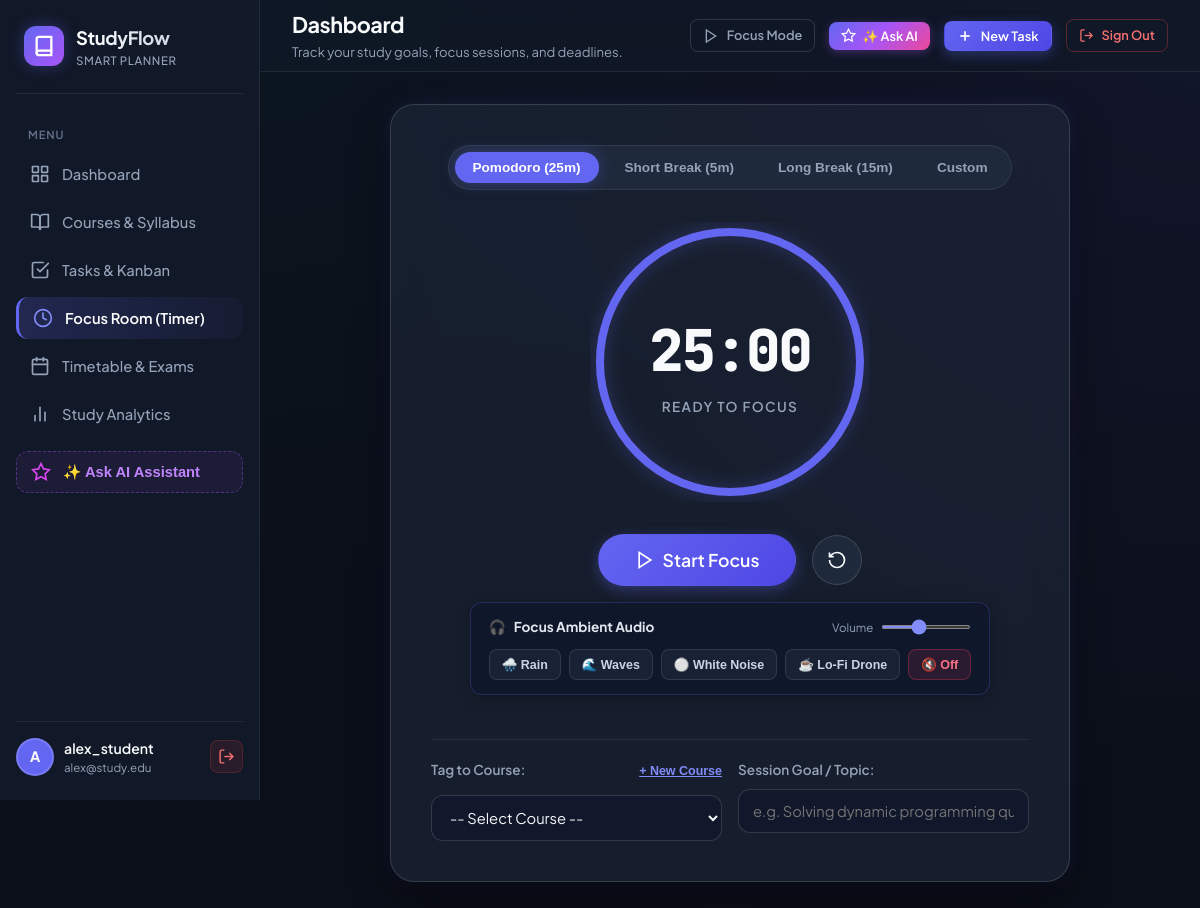
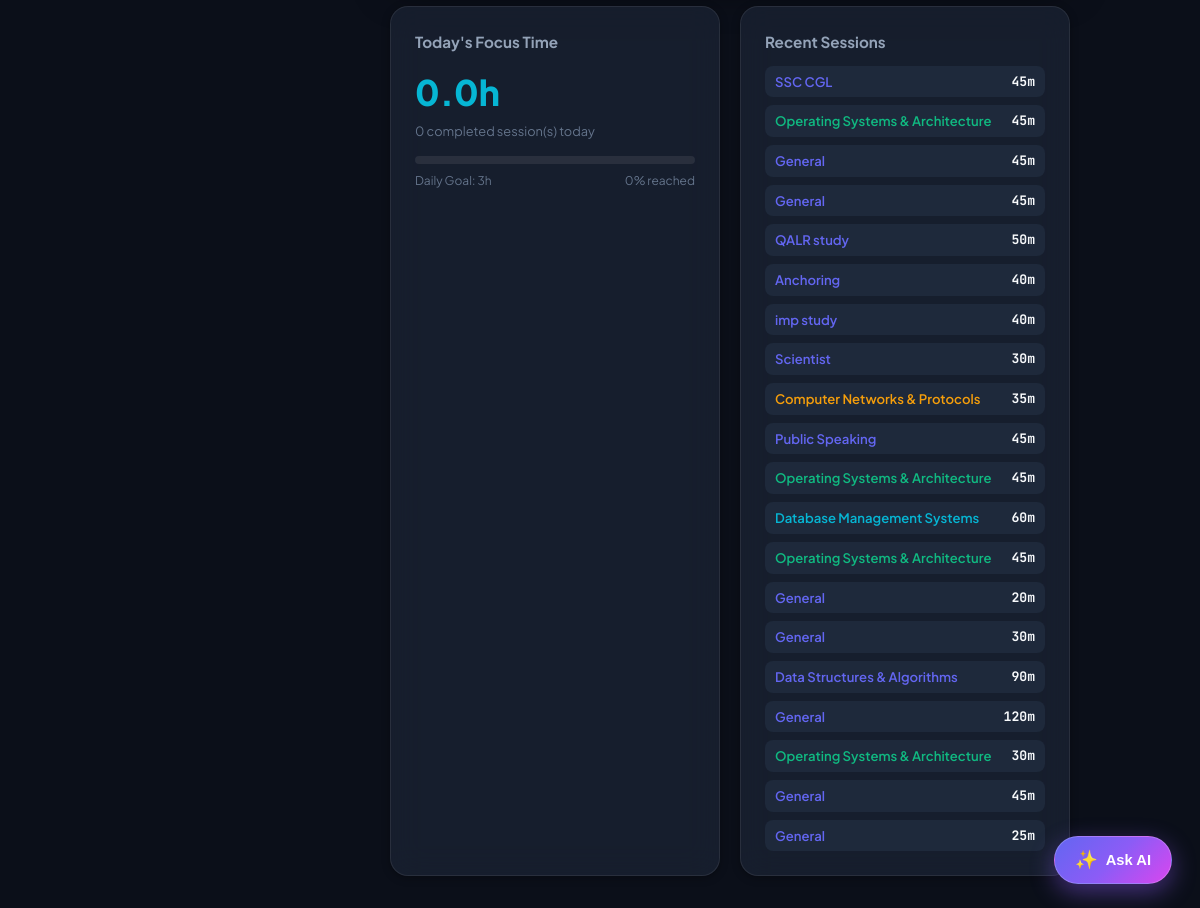
The page /timer (signed in) on the database its author committed (2 pictures, top to bottom).
### tables this page shows
CREATE TABLE users (
    id INTEGER PRIMARY KEY AUTOINCREMENT,
    username TEXT UNIQUE NOT NULL,
    email TEXT UNIQUE NOT NULL,
    password_hash TEXT NOT NULL,
    avatar_color TEXT DEFAULT '#6366f1',
    daily_goal_minutes INTEGER DEFAULT 120,
    created_at DATETIME DEFAULT CURRENT_TIMESTAMP
, auth_provider TEXT DEFAULT 'local', google_id TEXT, avatar_url TEXT);

CREATE TABLE study_sessions (
    id INTEGER PRIMARY KEY AUTOINCREMENT,
    user_id INTEGER NOT NULL,
    subject_id INTEGER,
    task_id INTEGER,
    duration_minutes INTEGER NOT NULL,
    session_type TEXT CHECK(session_type IN ('pomodoro', 'stopwatch', 'custom')) DEFAULT 'pomodoro',
    notes TEXT,
    created_at DATETIME DEFAULT CURRENT_TIMESTAMP,
    FOREIGN KEY (user_id) REFERENCES users(id) ON DELETE CASCADE,
    FOREIGN KEY (subject_id) REFERENCES subjects(id) ON DELETE SET NULL,
    FOREIGN KEY (task_id) REFERENCES tasks(id) ON DELETE SET NULL
);

CREATE TABLE subjects (
    id INTEGER PRIMARY KEY AUTOINCREMENT,
    user_id INTEGER NOT NULL,
    name TEXT NOT NULL,
    code TEXT,
    color TEXT NOT NULL DEFAULT '#6366f1',
    icon TEXT DEFAULT 'book',
    target_hours_per_week REAL DEFAULT 5.0,
    created_at DATETIME DEFAULT CURRENT_TIMESTAMP,
    FOREIGN KEY (user_id) REFERENCES users(id) ON DELETE CASCADE
);

### backend/routes/view_routes.py (the view)
@views_bp.route('/timer')
@login_required
def timer():
    user_id = get_current_user_id()
    user = get_current_user()
    if not user:
        session.clear()
        return redirect(url_for('views.login'))
    sync_completed_tasks_to_study_sessions(user_id)
    subjects = get_user_subjects(user_id)
    focus_today = get_today_focus_summary(user_id)
    recent_sessions = get_recent_sessions(user_id, limit=20)
    pending_tasks = get_tasks(user_id, status='todo')
    return render_template('pages/timer.html',
                           user=user,
                           subjects=subjects,
                           focus_today=focus_today,
                           recent_sessions=recent_sessions,
                           pending_tasks=pending_tasks,
                           active_page='timer')

### frontend/templates/pages/timer.html (shortened to what this page needs)
{% extends 'layouts/base.html' %}
{% block extra_css %}
<link rel="stylesheet" href="{{ url_for('static', filename='css/pages/timer.css') }}">
{% endblock %}
{% block content %}
<div class="timer-view-wrapper">
    <div class="timer-card-main">
        <div class="timer-modes">
            <button class="timer-mode-btn active" data-mode="pomodoro">Pomodoro (25m)</button>
            <button class="timer-mode-btn" data-mode="short_break">Short Break (5m)</button>
            <button class="timer-mode-btn" data-mode="long_break">Long Break (15m)</button>
            <button class="timer-mode-btn" data-mode="custom">Custom</button>
        </div>
        <div class="timer-circle-container">
            <svg class="timer-svg" viewBox="0 0 280 280">
                <circle class="timer-svg-bg" cx="140" cy="140" r="130"></circle>
                <circle class="timer-svg-progress" id="timerProgressRing" cx="140" cy="140" r="130"></circle>
            </svg>
            <div class="timer-display-inner">
                <div class="timer-countdown" id="timerCountdown">25:00</div>
                <div class="timer-status-text" id="timerStatusText">Ready to Focus</div>
            </div>
        </div>
        <div class="timer-controls">
            <button class="btn btn-primary btn-timer-primary" id="timerToggleBtn">
                <svg width="20" height="20" viewBox="0 0 24 24" fill="none" stroke="currentColor" stroke-width="2">
                    <polygon points="5 3 19 12 5 21 5 3"></polygon>
                </svg>
                <span>Start Focus</span>
            </button>
            <button class="btn btn-secondary btn-icon" id="timerResetBtn" title="Reset Timer"
                style="width: 50px; height: 50px; border-radius: var(--radius-full);">
                <svg width="20" height="20" viewBox="0 0 24 24" fill="none" stroke="currentColor" stroke-width="2">
                    <path d="M3 12a9 9 0 1 0 9-9 9.75 9.75 0 0 0-6.74 2.74L3 8"></path>
                    <path d="M3 3v5h5"></path>
                </svg>
            </button>
        </div>
        <div class="ambient-sound-card">
            <div class="ambient-header">
                <div class="ambient-title">
                    <span class="ambient-pulse-icon">🎧</span>
                    <span>Focus Ambient Audio</span>
                </div>
                <div class="ambient-volume-wrap">
                    <span style="font-size: 0.72rem; color: #94a3b8;">Volume</span>
                    <input type="range" id="ambientVolumeSlider" min="0" max="100" value="40" class="ambient-slider" title="Adjust sound volume">
                </div>
            </div>
            <div class="ambient-tracks-row">
                <button type="button" class="ambient-track-btn" data-sound="rain" title="Soft rainfall sound">🌧️ Rain</button>
                <button type="button" class="ambient-track-btn" data-sound="ocean" title="Relaxing ocean waves">🌊 Waves</button>
                <button type="button" class="ambient-track-btn" data-sound="whitenoise" title="Pink/White noise focus sound">⚪ White Noise</button>
                <button type="button" class="ambient-track-btn" data-sound="lofi" title="Warm Lo-Fi harmonic drone">☕ Lo-Fi Drone</button>
                <button type="button" class="ambient-track-btn active-stop" data-sound="none" title="Mute audio">🔇 Off</button>
            </div>
        </div>
        <div class="timer-attachments">
            <div class="form-group" style="margin-bottom: 0;">
                <div style="display: flex; justify-content: space-between; align-items: center; margin-bottom: 6px;">
                    <label class="form-label" for="timerSubjectSelect" style="margin-bottom: 0;">Tag to Course:</label>
                    <button type="button" id="quickAddTimerSubjectBtn"
                        style="font-size: 0.78rem; color: #818cf8; background: none; border: none; cursor: pointer; padding: 0; font-weight: 600; text-decoration: underline;">+
                        New Course</button>
                </div>
                <select id="timerSubjectSelect" class="form-select">
                    <option value="">-- Select Course --</option>
                </select>
            </div>
            <div class="form-group" style="margin-bottom: 0;">
                <label class="form-label" for="timerNotesInput">Session Goal / Topic:</label>
                <input type="text" id="timerNotesInput" class="form-input"
                    placeholder="e.g. Solving dynamic programming questions">
            </div>
        </div>
    </div>
    <div class="timer-bottom-metrics-grid">
        <div class="glass-card">
            <h3 style="font-size: 0.95rem; font-weight: 700; color: var(--text-secondary); margin-bottom: 12px;">Today's
                Focus Time</h3>
            <div style="font-size: 2.2rem; font-weight: 800; color: var(--accent-cyan);">{{ focus_today.today_hours }}h
            </div>
            <p style="font-size: 0.8rem; color: var(--text-muted); margin-top: 4px;">{{ focus_today.today_sessions }}
                completed session(s) today</p>
            <div class="progress-container" style="margin-top: 14px;">
            </div>
            <div
                style="font-size: 0.75rem; color: var(--text-muted); margin-top: 4px; display: flex; justify-content: space-between;">
                <span>Daily Goal: {{ focus_today.daily_goal_minutes // 60 }}h</span>
                <span>{{ focus_today.goal_percentage }}% reached</span>
            </div>
        </div>
        <div class="glass-card">
            <h3 style="font-size: 0.95rem; font-weight: 700; color: var(--text-secondary); margin-bottom: 12px;">Recent
                Sessions</h3>
            {% if recent_sessions %}
            <div style="display: flex; flex-direction: column; gap: 8px;">
                {% for sess in recent_sessions %}
                <div
                    style="display: flex; justify-content: space-between; align-items: center; font-size: 0.82rem; padding: 6px 10px; background: var(--bg-surface-elevated); border-radius: var(--radius-sm);">
                    <span style="font-weight: 600; color: {{ sess.subject_color or '#6366f1' }};">{{ sess.subject_name
                        or 'General' }}</span>
                    <span style="font-family: var(--font-mono); font-weight: 700; color: var(--text-primary);">{{
                        sess.duration_minutes }}m</span>
                </div>
                {% endfor %}
            </div>
            {% else %}
            <p style="color: var(--text-muted); font-size: 0.85rem;">No study sessions logged today.</p>
            {% endif %}
        </div>
    </div>
</div>
{% endblock %}

### frontend/templates/components/sidebar.html (shortened to what this page needs)
<aside class="sidebar" id="sidebar">
    <a href="{{ url_for('views.dashboard') }}" class="brand-logo">
        <div class="logo-icon-badge">
            <svg width="22" height="22" viewBox="0 0 24 24" fill="none" stroke="currentColor" stroke-width="2.5" stroke-linecap="round" stroke-linejoin="round">
                <path d="M4 19.5A2.5 2.5 0 0 1 6.5 17H20"></path>
                <path d="M6.5 2H20v20H6.5A2.5 2.5 0 0 1 4 19.5v-15A2.5 2.5 0 0 1 6.5 2z"></path>
            </svg>
        </div>
        <div>
            <div class="brand-title">StudyFlow</div>
            <div class="brand-subtitle">Smart Planner</div>
        </div>
    </a>
    <nav class="nav-menu">
        <div class="nav-section-title">Menu</div>
        <a href="{{ url_for('views.dashboard') }}" class="nav-item {% if active_page == 'dashboard' %}active{% endif %}">
            <span>Dashboard</span>
        </a>
        <a href="{{ url_for('views.subjects') }}" class="nav-item {% if active_page == 'subjects' %}active{% endif %}">
            <svg width="20" height="20" viewBox="0 0 24 24" fill="none" stroke="currentColor" stroke-width="2" stroke-linecap="round" stroke-linejoin="round">
                <path d="M2 3h6a4 4 0 0 1 4 4v14a3 3 0 0 0-3-3H2z"></path>
                <path d="M22 3h-6a4 4 0 0 0-4 4v14a3 3 0 0 1 3-3h7z"></path>
            </svg>
            <span>Courses & Syllabus</span>
        </a>
        <a href="{{ url_for('views.tasks') }}" class="nav-item {% if active_page == 'tasks' %}active{% endif %}">
            <svg width="20" height="20" viewBox="0 0 24 24" fill="none" stroke="currentColor" stroke-width="2" stroke-linecap="round" stroke-linejoin="round">
                <path d="M9 11l3 3L22 4"></path>
                <path d="M21 12v7a2 2 0 0 1-2 2H5a2 2 0 0 1-2-2V5a2 2 0 0 1 2-2h11"></path>
            </svg>
            <span>Tasks & Kanban</span>
        </a>
        <a href="{{ url_for('views.timer') }}" class="nav-item {% if active_page == 'timer' %}active{% endif %}">
            <svg width="20" height="20" viewBox="0 0 24 24" fill="none" stroke="currentColor" stroke-width="2" stroke-linecap="round" stroke-linejoin="round">
                <circle cx="12" cy="12" r="10"></circle>
                <polyline points="12 6 12 12 16 14"></polyline>
            </svg>
            <span>Focus Room (Timer)</span>
        </a>
        <a href="{{ url_for('views.calendar') }}" class="nav-item {% if active_page == 'calendar' %}active{% endif %}">
            <span>Timetable & Exams</span>
        </a>
        <a href="{{ url_for('views.analytics') }}" class="nav-item {% if active_page == 'analytics' %}active{% endif %}">
            <svg width="20" height="20" viewBox="0 0 24 24" fill="none" stroke="currentColor" stroke-width="2" stroke-linecap="round" stroke-linejoin="round">
                <line x1="18" y1="20" x2="18" y2="10"></line>
                <line x1="12" y1="20" x2="12" y2="4"></line>
                <line x1="6" y1="20" x2="6" y2="14"></line>
            </svg>
            <span>Study Analytics</span>
        </a>
        <button type="button" class="nav-item" onclick="openModal('aiModal')" style="color: #c084fc; border: 1px dashed rgba(168, 85, 247, 0.4); background: rgba(168, 85, 247, 0.08); margin-top: 10px; cursor: pointer; text-align: left; width: 100%;">
            <svg width="20" height="20" viewBox="0 0 24 24" fill="none" stroke="#d946ef" stroke-width="2">
                <polygon points="12 2 15.09 8.26 22 9.27 17 14.14 18.18 21.02 12 17.77 5.82 21.02 7 14.14 2 9.27 8.91 8.26 12 2"></polygon>
            </svg>
            <span style="font-weight: 700;">✨ Ask AI Assistant</span>
        </button>
    </nav>
    <div class="sidebar-footer">
        <div class="user-profile-widget" style="display: flex; align-items: center; justify-content: space-between; width: 100%;">
            <div style="display: flex; align-items: center; gap: 10px; overflow: hidden; min-width: 0;">
                <div class="user-avatar" style="background-color: {{ user.avatar_color if user else '#6366f1' }}; flex-shrink: 0;">
                    {% if user and user.avatar_url %}
                        <img src="{{ user.avatar_url }}" alt="avatar" style="width: 100%; height: 100%; border-radius: 50%; object-fit: cover;">
                    {% else %}
                        {{ user.username[0]|upper if user else 'S' }}
                    {% endif %}
                </div>
                <div class="user-info" style="overflow: hidden;">
                    <span class="user-name" title="{{ user.username if user else 'Student' }}">{{ user.username if user else 'Student' }}</span>
                    <span class="user-status" style="font-size: 0.72rem; color: var(--text-secondary); text-overflow: ellipsis; overflow: hidden; white-space: nowrap; display: block;" title="{{ user.email if user else '' }}">
                        {{ user.email if user else 'Active Student' }}
                    </span>
                </div>
            </div>
            <a href="{{ url_for('views.logout') }}" class="btn-sidebar-logout" title="Sign Out" style="color: #f87171; background: rgba(239, 68, 68, 0.1); border: 1px solid rgba(239, 68, 68, 0.2); padding: 7px; border-radius: 8px; display: inline-flex; align-items: center; justify-content: center; text-decoration: none; flex-shrink: 0; margin-left: 6px;">
                <svg width="17" height="17" viewBox="0 0 24 24" fill="none" stroke="currentColor" stroke-width="2">
                    <path d="M9 21H5a2 2 0 0 1-2-2V5a2 2 0 0 1 2-2h4"></path>
                    <polyline points="16 17 21 12 16 7"></polyline>
                    <line x1="21" y1="12" x2="9" y2="12"></line>
                </svg>
            </a>
        </div>
    </div>
</aside>

### rows shown on the page
users: username "A", username "alex_student", email "alex@study.edu"
study_sessions: name "SSC CGL", duration_minutes "45"
study_sessions: name "Operating Systems & Architecture", duration_minutes "45"
study_sessions: subject_name "General", duration_minutes "45"
study_sessions: subject_name "General", duration_minutes "45"
study_sessions: name "QALR study", duration_minutes "50"
study_sessions: name "Anchoring", duration_minutes "40"
study_sessions: name "imp study", duration_minutes "40"
study_sessions: name "Scientist", duration_minutes "30"
study_sessions: name "Computer Networks & Protocols", duration_minutes "35"
study_sessions: name "Public Speaking", duration_minutes "45"
study_sessions: name "Operating Systems & Architecture", duration_minutes "45"
study_sessions: name "Database Management Systems", duration_minutes "60"
study_sessions: name "Operating Systems & Architecture", duration_minutes "45"
study_sessions: subject_name "General", duration_minutes "20"
study_sessions: subject_name "General", duration_minutes "30"
study_sessions: name "Data Structures & Algorithms", duration_minutes "90"
study_sessions: subject_name "General", duration_minutes "120"
study_sessions: name "Operating Systems & Architecture", duration_minutes "30"
study_sessions: subject_name "General", duration_minutes "45"
study_sessions: subject_name "General", duration_minutes "25"

### other values the page prints
{{ focus_today.today_hours }} "0.0"
{{ focus_today.today_sessions }} "0"
{{ focus_today.daily_goal_minutes // 60 }} "3"
{{ focus_today.goal_percentage }} "0"
